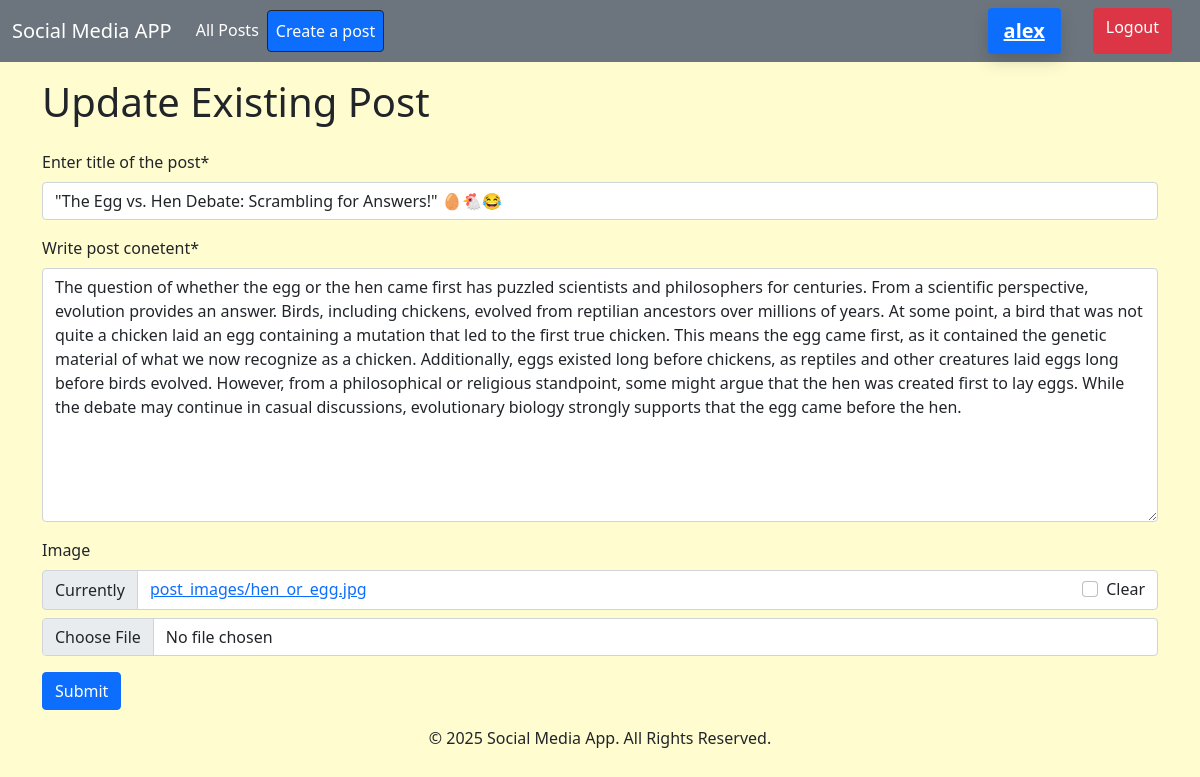
/update/16/ (signed in), run on the app's committed database.
### social/models.py (models this page shows, shortened)
class Post(models.Model):
    user = models.ForeignKey(User, on_delete=models.CASCADE, related_name='posts')
    title = models.CharField(max_length=255)
    content = models.TextField()
    image = models.ImageField(upload_to='post_images/', blank=True, null=True)  # Add this field
    created_at = models.DateTimeField(auto_now_add=True)
    updated_at = models.DateTimeField(auto_now=True)

### social/views.py (the view, shortened to what this page needs)
# urls.py: path('update/<int:id>/',views.PostUpdateView.as_view(),name='update_post'),
class PostUpdateView(LoginRequiredMixin, UpdateView):
    model = Post
    form_class = PostForm
    template_name = 'social/create_update_post.html'
    success_url = reverse_lazy('home')
    pk_url_kwarg = 'id'
    def get_object(self, queryset=None):
        obj = super().get_object(queryset)
        if obj.user != self.request.user and not self.request.user.is_staff:
            return render(self.request, 'social/not_authorized.html')  # Render custom template
        return obj
    def get_context_data(self, **kwargs):
        context = super().get_context_data(**kwargs)
        context['edit'] = True
        return context

### social/forms.py
class PostForm(forms.ModelForm):
    class Meta:
        model = Post
        exclude = ['user']
        labels = {
            'title':'Enter title of the post',
            'content':'Write post conetent',
        }

### social/templates/social/create_update_post.html (shortened to what this page needs)
{% extends "base.html" %}
{% load crispy_forms_tags %}
{% block content %}
    {% if edit %}
            <h1 class='py-3 container'>Update Existing Post</h1>
    {% else %}
            <h1 class='py-3 container'>Create New Post</h1>
    {% endif %}
    <form class="container" method="post" enctype="multipart/form-data" novalidate>
        {{ form|crispy }}
        <button type="submit" class='btn btn-primary'>Submit</button>
    </form>
{% endblock %}

### templates/components/navbar.html
<nav class="navbar navbar-expand-lg navbar-dark bg-secondary">
    <div class="container-fluid">
        <a class="navbar-brand" href="{% url 'home'%}">Social Media APP</a>
        <div class="collapse navbar-collapse justify-content-between" id="navbarSupportedContent">
            <ul class="navbar-nav mb-2 mb-lg-0">
                <li class="nav-item">
                    <a class="nav-link active" aria-current="page" href="{% url 'home' %}">All Posts</a>
                </li>
                <li class="nav-item">
                    {% if user.is_authenticated %}
                    <a class="nav-link bg-primary text-white border border-dark rounded p-2" href="{% url 'create_post' %}">Create a post</a>
                    {% else %}
                    <span class="d-inline-block bg-warning text-dark border border-dark rounded p-1 fs-5">
                        Please log in to create a post
                    </span>
                    {% endif %}
                </li>
            </ul>
        </div>
        {% if user.is_authenticated %}
        <div class='d-flex mx-3 gap-3  '>
          <a href="{% url 'user_profile' %}" class="me-3 px-3 py-2 bg-primary text-white rounded fw-bold fs-5 shadow" > {{ user.username }} </a>
          <a href="{% url 'user_logout' %}" class='btn btn-danger'>Logout</a>
        </div>
        {% else %}
        <div class="form-inline my-2 my-lg-0">
          <a href="{% url 'signup' %}" class="btn btn-warning mx-3">Sign Up</a>
          {% comment %}  {% endcomment %}
          <a href="{% url 'user_login' %}" class="btn btn-danger">Login</a>
        </div>
        {% endif %}
    </div>
</nav>

### data on the page
Post: title "\"The Egg vs. Hen Debate: Scrambling for Answers!\" 🥚🐔😂", content "The question of whether the egg or the hen came first has puzzled scientists and philosophers for centuries. From a scientific perspective, evolution provides an answer. Birds, including chickens, evolved from reptilian ancestors over millions of years. At some point, a bird that was not quite a chicken laid an egg containing a mutation that led to the first true chicken. This means the egg came first, as it contained the genetic material of what we now recognize as a chicken. Additionally, eggs existed long before chickens, as reptiles and other creatures laid eggs long before birds evolved. However, from a philosophical or religious standpoint, some might argue that the hen was created…"

### other printed values
{{ user.username }} "alex"
